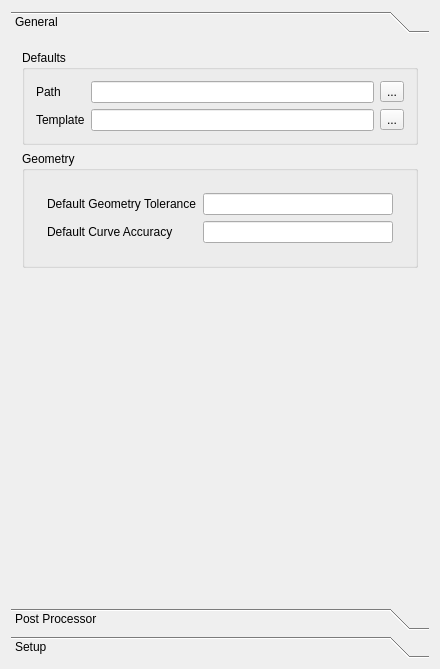
<?xml version="1.0" encoding="UTF-8"?>
<ui version="4.0">
 <class>Gui::Dialog::DlgSettingsPath</class>
 <widget class="QWidget" name="Gui::Dialog::DlgSettingsPath">
  <property name="geometry">
   <rect>
    <x>0</x>
    <y>0</y>
    <width>440</width>
    <height>669</height>
   </rect>
  </property>
  <property name="windowTitle">
   <string>Job Preferences</string>
  </property>
  <layout class="QVBoxLayout">
   <item>
    <widget class="QToolBox" name="toolBox">
     <property name="currentIndex">
      <number>0</number>
     </property>
     <widget class="QWidget" name="page">
      <property name="geometry">
       <rect>
        <x>0</x>
        <y>0</y>
        <width>422</width>
        <height>558</height>
       </rect>
      </property>
      <attribute name="label">
       <string>General</string>
      </attribute>
      <layout class="QVBoxLayout" name="verticalLayout_2">
       <item>
        <widget class="QGroupBox" name="groupBox_4">
         <property name="title">
          <string>Defaults</string>
         </property>
         <layout class="QGridLayout" name="gridLayout_2">
          <item row="0" column="1">
           <widget class="QLineEdit" name="leDefaultFilePath">
            <property name="toolTip">
             <string>&lt;html&gt;&lt;head/&gt;&lt;body&gt;&lt;p&gt;Path to look for templates, post processors, tool tables and other external files.&lt;/p&gt;&lt;p&gt;&lt;br/&gt;&lt;/p&gt;&lt;p&gt;If left empty the macro directory is used.&lt;/p&gt;&lt;/body&gt;&lt;/html&gt;</string>
            </property>
           </widget>
          </item>
          <item row="0" column="0">
           <widget class="QLabel" name="label_7">
            <property name="text">
             <string>Path</string>
            </property>
           </widget>
          </item>
          <item row="0" column="3">
           <widget class="QToolButton" name="tbDefaultFilePath">
            <property name="text">
             <string>...</string>
            </property>
           </widget>
          </item>
          <item row="1" column="0">
           <widget class="QLabel" name="label_8">
            <property name="text">
             <string>Template</string>
            </property>
           </widget>
          </item>
          <item row="1" column="1">
           <widget class="QLineEdit" name="leDefaultJobTemplate">
            <property name="toolTip">
             <string>&lt;html&gt;&lt;head/&gt;&lt;body&gt;&lt;p&gt;The default template to be selected when creating a new Job. &lt;/p&gt;&lt;p&gt;&lt;br/&gt;&lt;/p&gt;&lt;p&gt;This can be helpful when almost all jobs will be processed by the same machine with a similar setup.&lt;/p&gt;&lt;p&gt;&lt;br/&gt;&lt;/p&gt;&lt;p&gt;If left empty no template will be preselected.&lt;/p&gt;&lt;/body&gt;&lt;/html&gt;</string>
            </property>
           </widget>
          </item>
          <item row="1" column="3">
           <widget class="QToolButton" name="tbDefaultJobTemplate">
            <property name="text">
             <string>...</string>
            </property>
           </widget>
          </item>
         </layout>
        </widget>
       </item>
       <item>
        <widget class="QGroupBox" name="groupBox_3">
         <property name="title">
          <string>Geometry</string>
         </property>
         <layout class="QGridLayout" name="gridLayout">
          <item row="0" column="0">
           <widget class="QWidget" name="widget_5" native="true">
            <layout class="QGridLayout" name="gridLayout_4">
             <item row="0" column="1">
              <widget class="Gui::InputField" name="geometryTolerance">
               <property name="toolTip">
                <string>Default value for new Jobs, used for computing Paths.  Smaller increases accuracy, but slows down computation</string>
               </property>
              </widget>
             </item>
             <item row="0" column="0">
              <widget class="QLabel" name="label_6">
               <property name="text">
                <string>Default Geometry Tolerance</string>
               </property>
              </widget>
             </item>
             <item row="1" column="1">
              <widget class="Gui::InputField" name="curveAccuracy"/>
             </item>
             <item row="1" column="0">
              <widget class="QLabel" name="label_12">
               <property name="text">
                <string>Default Curve Accuracy</string>
               </property>
              </widget>
             </item>
            </layout>
           </widget>
          </item>
         </layout>
        </widget>
       </item>
       <item>
        <spacer name="verticalSpacer">
         <property name="orientation">
          <enum>Qt::Vertical</enum>
         </property>
         <property name="sizeHint" stdset="0">
          <size>
           <width>20</width>
           <height>40</height>
          </size>
         </property>
        </spacer>
       </item>
      </layout>
     </widget>
     <widget class="QWidget" name="page_2">
      <property name="geometry">
       <rect>
        <x>0</x>
        <y>0</y>
        <width>406</width>
        <height>360</height>
       </rect>
      </property>
      <attribute name="label">
       <string>Post Processor</string>
      </attribute>
      <layout class="QVBoxLayout" name="verticalLayout">
       <item>
        <widget class="QGroupBox" name="groupBox_2">
         <property name="sizePolicy">
          <sizepolicy hsizetype="Preferred" vsizetype="Minimum">
           <horstretch>0</horstretch>
           <verstretch>0</verstretch>
          </sizepolicy>
         </property>
         <property name="title">
          <string>Output File</string>
         </property>
         <layout class="QFormLayout" name="formLayout_2">
          <property name="fieldGrowthPolicy">
           <enum>QFormLayout::AllNonFixedFieldsGrow</enum>
          </property>
          <item row="1" column="0">
           <widget class="QWidget" name="widget_2" native="true">
            <layout class="QHBoxLayout" name="horizontalLayout_3">
             <item>
              <widget class="QLabel" name="label_4">
               <property name="text">
                <string>Default Path</string>
               </property>
              </widget>
             </item>
            </layout>
           </widget>
          </item>
          <item row="1" column="1">
           <widget class="QWidget" name="widget" native="true">
            <property name="sizePolicy">
             <sizepolicy hsizetype="Preferred" vsizetype="Preferred">
              <horstretch>0</horstretch>
              <verstretch>0</verstretch>
             </sizepolicy>
            </property>
            <layout class="QHBoxLayout" name="horizontalLayout_2">
             <item>
              <widget class="QLineEdit" name="leOutputFile">
               <property name="toolTip">
                <string>&lt;html&gt;&lt;head/&gt;&lt;body&gt;&lt;p&gt;Enter a path and optionally file name (see below) to be used as the default for the post processor export.&lt;/p&gt;&lt;p&gt;The following substitutions are performed before the name is resolved at the time of the post processing:&lt;/p&gt;&lt;p&gt;%D ... directory of the active document&lt;br/&gt;%d ... name of the active document (with extension)&lt;br/&gt;%M ... user macro directory&lt;br/&gt;%j ... name of the active Job object&lt;/p&gt;&lt;p&gt;The following example store all files with the same name as the document the directory /home/freecad (please remove quotes):&lt;/p&gt;&lt;p&gt;&amp;quot;/home/cnc/%d.g-code&amp;quot;&lt;/p&gt;&lt;p&gt;See the file save policy below on how to deal with name conflicts.&lt;/p&gt;&lt;/body&gt;&lt;/html&gt;</string>
               </property>
              </widget>
             </item>
             <item>
              <widget class="QToolButton" name="tbOutputFile">
               <property name="text">
                <string>...</string>
               </property>
              </widget>
             </item>
            </layout>
           </widget>
          </item>
          <item row="2" column="0">
           <widget class="QWidget" name="widget_3" native="true">
            <layout class="QHBoxLayout" name="horizontalLayout_4">
             <item>
              <widget class="QLabel" name="label_5">
               <property name="text">
                <string>File Save Policy</string>
               </property>
              </widget>
             </item>
            </layout>
           </widget>
          </item>
          <item row="2" column="1">
           <widget class="QWidget" name="widget_4" native="true">
            <layout class="QHBoxLayout" name="horizontalLayout_5">
             <item>
              <widget class="QComboBox" name="cboOutputPolicy">
               <property name="sizePolicy">
                <sizepolicy hsizetype="Preferred" vsizetype="Fixed">
                 <horstretch>0</horstretch>
                 <verstretch>0</verstretch>
                </sizepolicy>
               </property>
               <property name="toolTip">
                <string>&lt;html&gt;&lt;head/&gt;&lt;body&gt;&lt;p&gt;Choose how to deal with potential file name conflicts. Always open a dialog, only open a dialog if the output file already exists, overwrite any existing file or add a unique (3 digit) sequential ID to the file name.&lt;/p&gt;&lt;/body&gt;&lt;/html&gt;</string>
               </property>
               <item>
                <property name="text">
                 <string>Open File Dialog</string>
                </property>
               </item>
               <item>
                <property name="text">
                 <string>Open File Dialog on conflict</string>
                </property>
               </item>
               <item>
                <property name="text">
                 <string>Overwrite existing file</string>
                </property>
               </item>
               <item>
                <property name="text">
                 <string>Append Unique ID on conflict</string>
                </property>
               </item>
              </widget>
             </item>
            </layout>
           </widget>
          </item>
         </layout>
        </widget>
       </item>
       <item>
        <widget class="QGroupBox" name="groupBox">
         <property name="title">
          <string>Post Processor</string>
         </property>
         <layout class="QFormLayout" name="formLayout">
          <property name="fieldGrowthPolicy">
           <enum>QFormLayout::AllNonFixedFieldsGrow</enum>
          </property>
          <item row="0" column="0">
           <widget class="QLabel" name="label_3">
            <property name="text">
             <string>Post Processors Selection </string>
            </property>
           </widget>
          </item>
          <item row="0" column="1">
           <widget class="QListWidget" name="postProcessorList">
            <property name="mouseTracking">
             <bool>true</bool>
            </property>
            <property name="toolTip">
             <string>&lt;html&gt;&lt;head/&gt;&lt;body&gt;&lt;p&gt;It doesn't seem there are any post processor scripts installed. Pleas add some into your macro directory and make sure the file name ends with &amp;quot;_post.py&amp;quot;.&lt;/p&gt;&lt;/body&gt;&lt;/html&gt;</string>
            </property>
           </widget>
          </item>
          <item row="1" column="0">
           <widget class="QLabel" name="label">
            <property name="text">
             <string>Default Post Processor</string>
            </property>
           </widget>
          </item>
          <item row="1" column="1">
           <widget class="QComboBox" name="defaultPostProcessor">
            <property name="toolTip">
             <string>&lt;html&gt;&lt;head/&gt;&lt;body&gt;&lt;p&gt;Select one of the post processors as the default.&lt;/p&gt;&lt;/body&gt;&lt;/html&gt;</string>
            </property>
            <property name="prefEntry" stdset="0">
             <string>DefaultPostProcessor</string>
            </property>
            <property name="prefPath" stdset="0">
             <string>Mod/Path</string>
            </property>
           </widget>
          </item>
          <item row="3" column="0">
           <widget class="QLabel" name="label_2">
            <property name="text">
             <string>Default Arguments</string>
            </property>
           </widget>
          </item>
          <item row="3" column="1">
           <widget class="QLineEdit" name="defaultPostProcessorArgs">
            <property name="toolTip">
             <string>&lt;html&gt;&lt;head/&gt;&lt;body&gt;&lt;p&gt;Optional arguments passed to the default Post Processor specified above. See the Post Processor's documentation for supported arguments.&lt;/p&gt;&lt;/body&gt;&lt;/html&gt;</string>
            </property>
            <property name="prefEntry" stdset="0">
             <cstring>DefaultPostProcessorArgs</cstring>
            </property>
            <property name="prefPath" stdset="0">
             <cstring>Mod/Path</cstring>
            </property>
           </widget>
          </item>
         </layout>
        </widget>
       </item>
       <item>
        <spacer name="verticalSpacer_2">
         <property name="orientation">
          <enum>Qt::Vertical</enum>
         </property>
         <property name="sizeHint" stdset="0">
          <size>
           <width>20</width>
           <height>40</height>
          </size>
         </property>
        </spacer>
       </item>
      </layout>
     </widget>
     <widget class="QWidget" name="page_3">
      <property name="geometry">
       <rect>
        <x>0</x>
        <y>0</y>
        <width>422</width>
        <height>558</height>
       </rect>
      </property>
      <attribute name="label">
       <string>Setup</string>
      </attribute>
      <layout class="QVBoxLayout" name="verticalLayout_3">
       <item>
        <widget class="QGroupBox" name="stockGroup">
         <property name="title">
          <string>Stock</string>
         </property>
         <property name="checkable">
          <bool>true</bool>
         </property>
         <property name="checked">
          <bool>false</bool>
         </property>
         <layout class="QVBoxLayout" name="verticalLayout_5">
          <property name="spacing">
           <number>0</number>
          </property>
          <item>
           <widget class="QComboBox" name="stock">
            <property name="currentIndex">
             <number>2</number>
            </property>
            <item>
             <property name="text">
              <string>Create Box</string>
             </property>
            </item>
            <item>
             <property name="text">
              <string>Create Cylinder</string>
             </property>
            </item>
            <item>
             <property name="text">
              <string>Extend Model's Bound Box</string>
             </property>
            </item>
           </widget>
          </item>
          <item>
           <spacer name="horizontalSpacer">
            <property name="orientation">
             <enum>Qt::Horizontal</enum>
            </property>
            <property name="sizeHint" stdset="0">
             <size>
              <width>40</width>
              <height>6</height>
             </size>
            </property>
           </spacer>
          </item>
          <item>
           <widget class="QFrame" name="stockFromBase">
            <layout class="QGridLayout" name="gridLayout_9">
             <item row="1" column="3">
              <widget class="Gui::InputField" name="stockExtYpos"/>
             </item>
             <item row="0" column="1">
              <widget class="QLabel" name="stockExtXLabel">
               <property name="text">
                <string>Ext. X</string>
               </property>
              </widget>
             </item>
             <item row="0" column="3">
              <widget class="Gui::InputField" name="stockExtXpos">
               <property name="sizePolicy">
                <sizepolicy hsizetype="Expanding" vsizetype="Fixed">
                 <horstretch>0</horstretch>
                 <verstretch>0</verstretch>
                </sizepolicy>
               </property>
              </widget>
             </item>
             <item row="1" column="1">
              <widget class="QLabel" name="stockExtYLabel">
               <property name="text">
                <string>Ext. Y</string>
               </property>
              </widget>
             </item>
             <item row="0" column="2">
              <widget class="Gui::InputField" name="stockExtXneg"/>
             </item>
             <item row="2" column="1">
              <widget class="QLabel" name="stockExtZLabel">
               <property name="text">
                <string>Ext. Z</string>
               </property>
              </widget>
             </item>
             <item row="2" column="2">
              <widget class="Gui::InputField" name="stockExtZneg"/>
             </item>
             <item row="2" column="3">
              <widget class="Gui::InputField" name="stockExtZpos"/>
             </item>
             <item row="1" column="2">
              <widget class="Gui::InputField" name="stockExtYneg"/>
             </item>
            </layout>
           </widget>
          </item>
          <item>
           <widget class="QFrame" name="stockCreateCylinder">
            <layout class="QGridLayout" name="gridLayout_10">
             <item row="0" column="2">
              <widget class="Gui::InputField" name="stockCylinderRadius"/>
             </item>
             <item row="1" column="2">
              <widget class="Gui::InputField" name="stockCylinderHeight"/>
             </item>
             <item row="0" column="1">
              <widget class="QLabel" name="stockCylinderRadiusLabel">
               <property name="text">
                <string>Radius</string>
               </property>
              </widget>
             </item>
             <item row="1" column="1">
              <widget class="QLabel" name="stockCylinderHeightLabel">
               <property name="text">
                <string>Height</string>
               </property>
              </widget>
             </item>
            </layout>
           </widget>
          </item>
          <item>
           <widget class="QFrame" name="stockCreateBox">
            <layout class="QGridLayout" name="gridLayout_11">
             <item row="0" column="1">
              <widget class="QLabel" name="stockBoxLengthLabel">
               <property name="text">
                <string>Length</string>
               </property>
              </widget>
             </item>
             <item row="1" column="1">
              <widget class="QLabel" name="stockBoxWidthLabel">
               <property name="text">
                <string>Width</string>
               </property>
              </widget>
             </item>
             <item row="0" column="2">
              <widget class="Gui::InputField" name="stockBoxLength"/>
             </item>
             <item row="2" column="2">
              <widget class="Gui::InputField" name="stockBoxHeight"/>
             </item>
             <item row="1" column="2">
              <widget class="Gui::InputField" name="stockBoxWidth"/>
             </item>
             <item row="2" column="1">
              <widget class="QLabel" name="stockBoxHeightLabel">
               <property name="text">
                <string>Height</string>
               </property>
              </widget>
             </item>
            </layout>
           </widget>
          </item>
          <item>
           <spacer name="horizontalSpacer_2">
            <property name="orientation">
             <enum>Qt::Horizontal</enum>
            </property>
            <property name="sizeHint" stdset="0">
             <size>
              <width>40</width>
              <height>20</height>
             </size>
            </property>
           </spacer>
          </item>
          <item>
           <widget class="QGroupBox" name="stockPlacementGroup">
            <property name="title">
             <string>Placement</string>
            </property>
            <property name="checkable">
             <bool>true</bool>
            </property>
            <property name="checked">
             <bool>false</bool>
            </property>
            <layout class="QGridLayout" name="gridLayout_3">
             <item row="0" column="2">
              <widget class="Gui::InputField" name="stockAngle"/>
             </item>
             <item row="4" column="0">
              <widget class="QLabel" name="label_10">
               <property name="text">
                <string>Position</string>
               </property>
              </widget>
             </item>
             <item row="3" column="0">
              <widget class="QLabel" name="label_11">
               <property name="text">
                <string>Axis</string>
               </property>
              </widget>
             </item>
             <item row="4" column="2">
              <widget class="Gui::InputField" name="stockPositionX"/>
             </item>
             <item row="0" column="0">
              <widget class="QLabel" name="label_9">
               <property name="text">
                <string>Angle</string>
               </property>
              </widget>
             </item>
             <item row="4" column="3">
              <widget class="Gui::InputField" name="stockPositionY"/>
             </item>
             <item row="4" column="4">
              <widget class="Gui::InputField" name="stockPositionZ"/>
             </item>
             <item row="3" column="2">
              <widget class="QDoubleSpinBox" name="stockAxisX">
               <property name="buttonSymbols">
                <enum>QAbstractSpinBox::NoButtons</enum>
               </property>
              </widget>
             </item>
             <item row="3" column="3">
              <widget class="QDoubleSpinBox" name="stockAxisY">
               <property name="buttonSymbols">
                <enum>QAbstractSpinBox::NoButtons</enum>
               </property>
              </widget>
             </item>
             <item row="3" column="4">
              <widget class="QDoubleSpinBox" name="stockAxisZ">
               <property name="buttonSymbols">
                <enum>QAbstractSpinBox::NoButtons</enum>
               </property>
              </widget>
             </item>
            </layout>
           </widget>
          </item>
         </layout>
        </widget>
       </item>
       <item>
        <spacer name="verticalSpacer_3">
         <property name="orientation">
          <enum>Qt::Vertical</enum>
         </property>
         <property name="sizeHint" stdset="0">
          <size>
           <width>20</width>
           <height>13</height>
          </size>
         </property>
        </spacer>
       </item>
      </layout>
     </widget>
    </widget>
   </item>
  </layout>
 </widget>
 <layoutdefault spacing="6" margin="11"/>
 <pixmapfunction>qPixmapFromMimeSource</pixmapfunction>
 <customwidgets>
  <customwidget>
   <class>Gui::InputField</class>
   <extends>QLineEdit</extends>
   <header>Gui/InputField.h</header>
  </customwidget>
 </customwidgets>
 <tabstops>
  <tabstop>leDefaultFilePath</tabstop>
  <tabstop>tbDefaultFilePath</tabstop>
  <tabstop>leDefaultJobTemplate</tabstop>
  <tabstop>tbDefaultJobTemplate</tabstop>
  <tabstop>geometryTolerance</tabstop>
  <tabstop>leOutputFile</tabstop>
  <tabstop>tbOutputFile</tabstop>
  <tabstop>cboOutputPolicy</tabstop>
  <tabstop>postProcessorList</tabstop>
  <tabstop>defaultPostProcessor</tabstop>
  <tabstop>defaultPostProcessorArgs</tabstop>
  <tabstop>stockGroup</tabstop>
  <tabstop>stock</tabstop>
  <tabstop>stockExtXneg</tabstop>
  <tabstop>stockExtXpos</tabstop>
  <tabstop>stockExtYneg</tabstop>
  <tabstop>stockExtYpos</tabstop>
  <tabstop>stockExtZneg</tabstop>
  <tabstop>stockExtZpos</tabstop>
  <tabstop>stockCylinderRadius</tabstop>
  <tabstop>stockCylinderHeight</tabstop>
  <tabstop>stockBoxLength</tabstop>
  <tabstop>stockBoxWidth</tabstop>
  <tabstop>stockBoxHeight</tabstop>
  <tabstop>stockPlacementGroup</tabstop>
  <tabstop>stockAngle</tabstop>
  <tabstop>stockAxisX</tabstop>
  <tabstop>stockAxisY</tabstop>
  <tabstop>stockAxisZ</tabstop>
  <tabstop>stockPositionX</tabstop>
  <tabstop>stockPositionY</tabstop>
  <tabstop>stockPositionZ</tabstop>
 </tabstops>
 <resources/>
 <connections/>
</ui>
